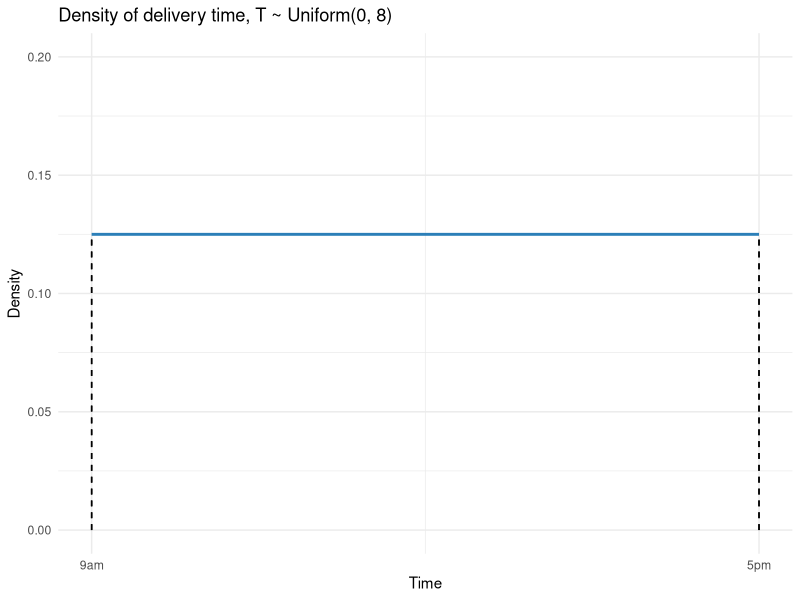

Recreate this plot in R.
## ---- chunk 1
#| echo: false
library(ggplot2)

c_val <- 0
d_val <- 8

df <- data.frame(x = c(c_val, d_val), y = c(1/(d_val - c_val), 1/(d_val - c_val)))

ggplot(df, aes(x = x, y = y)) +
  geom_line(color = "#2c7fb8", linewidth = 1) +
  geom_segment(aes(x = c_val, xend = c_val, y = 0, yend = 1/(d_val - c_val)), linetype = 2) +
  geom_segment(aes(x = d_val, xend = d_val, y = 0, yend = 1/(d_val - c_val)), linetype = 2) +
  scale_x_continuous(breaks = c(0, 8), labels = c("9am", "5pm")) +
  ylim(0, 0.2) +
  labs(title = "Density of delivery time, T ~ Uniform(0, 8)", x = "Time", y = "Density") +
  theme_minimal()
## ---- chunk 2
#| echo: true
punif(4, min = 0, max = 8) - punif(3, min = 0, max = 8)
## ---- chunk 3
#| echo: true
#| message: false
library(tidyverse)

set.seed(2025)
sim_deliveries <- runif(10000, min = 0, max = 8)
mean(sim_deliveries)                              # should be close to 4
mean(sim_deliveries > 3 & sim_deliveries < 4)      # should be close to 0.125
